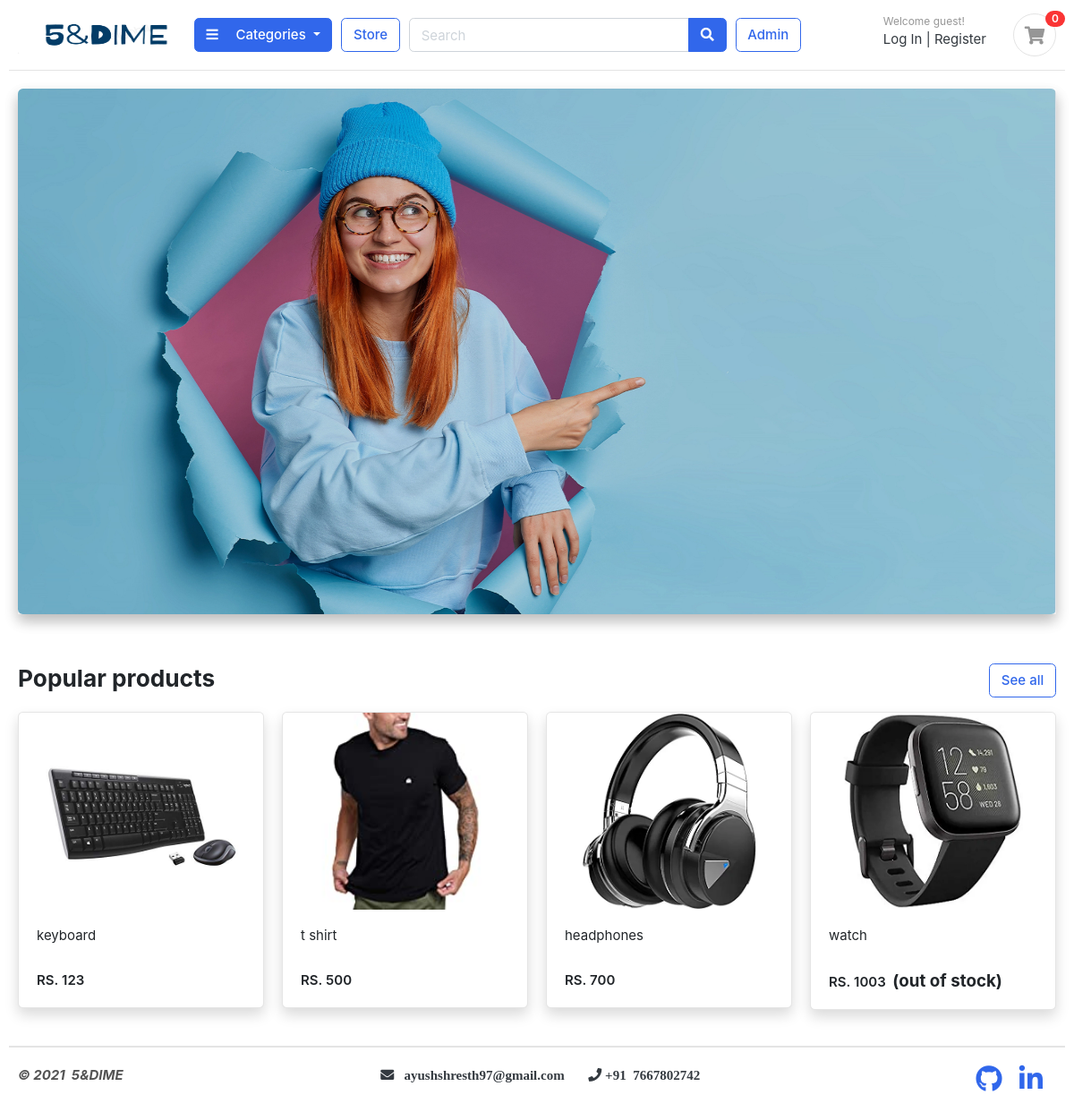
The app's page /, older data.
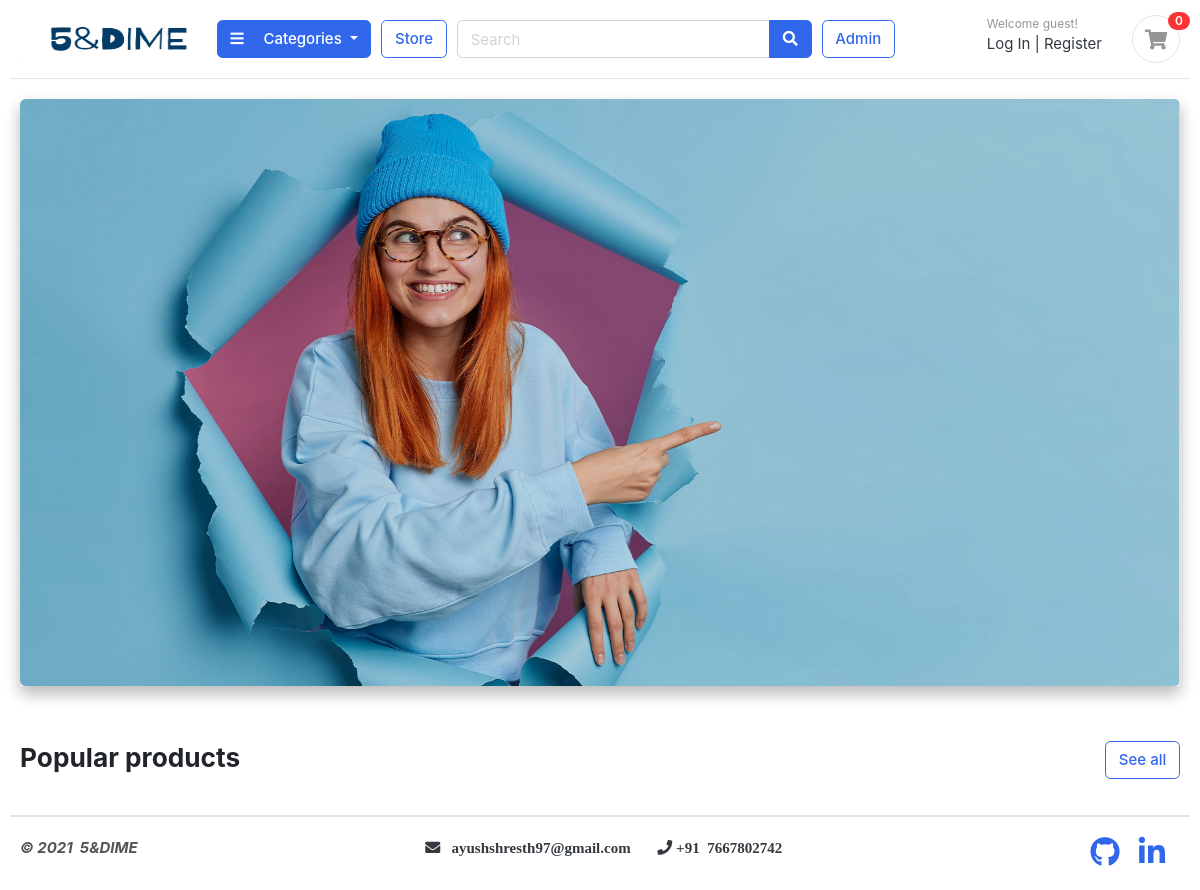
The same page, newer data.
### store/models.py (models this page shows, shortened)
class Products(models.Model):
    product_name = models.CharField(max_length=100, unique=True)
    slug = models.SlugField(max_length=100, unique=True)
    description = models.TextField(max_length=3000, blank=True)
    price = models.IntegerField()
    image = models.ImageField(upload_to="photos/product")
    stock = models.IntegerField()
    available = models.BooleanField(default=True)
    categories = models.ForeignKey(Categories, on_delete=models.CASCADE)
    created_date = models.DateTimeField(auto_now_add=True)
    modified_date = models.DateTimeField(auto_now=True)
    class Meta:
        verbose_name = "Products"
        verbose_name_plural = "Products"
    def get_url(self):
        return reverse("product_detail", args=[self.categories.slug, self.slug, ])

### greatkart/views.py (the view)
# urls.py: 2. Add a URL to urlpatterns:  path('', views.home, name='home')
def home(request):
    product = Products.objects.all().filter(available=True)
    param={'products':product}
    return render(request, 'home.html', param)

### cart/context_processors.py (called while the page is built)
def counter(request):
    if 'admin' in request.path:
        return{}
    else:
        try:
            cart_count=0
            cart = Cart.objects.filter(cart_id=_cart_id(request))
            cart_items = CartItem.objects.all().filter(cart=cart[:1])
            for cartItem in cart_items:
                cart_count += cartItem.quantity
        except Cart.DoesNotExist:
            cart_count=0
    return {"cart_count":cart_count}

### cart/views.py (called while the page is built)
def _cart_id(request):
    cart_data = request.session.session_key
    if not cart_data:
        cart_data = request.session.create()
    return cart_data

### categories/context_processors.py (called while the page is built)
def menu_links(request):
    link = Categories.objects.all()
    return dict(links=link)

### categories/models.py (called while the page is built)
    def get_url(self):
        return(reverse('product_by_categories', args=[self.slug] ))

### templates/home.html
{% extends 'base.html' %}
{% load static %}
{% block content %}
<section class="section-intro padding-y-sm">
<div class="container-fluid">
<div class="shadow">
	<a href="{% url 'store' %}">
	<img src="{% static 'images/banners/cover6.jpg' %}" class="img-fluid rounded shadow">
</a>
</div>
</div>
</section>
<section class="section-name padding-y-sm">
<div class="container-fluid">
<header class="section-heading">
	<a href="{% url 'store' %}" class="btn btn-outline-primary float-right">See all</a>
	<h3 class="section-title">Popular products</h3>
</header>
<div class="row">
{% for product in products %}
	<div class="col-md-3">
		<div class="card card-product-grid shadow"  >
			<a href="{{product.get_url}}" class="img-wrap" id="hover_effect"> <img src=" {{product.image.url}} "> </a>
			<figcaption class="info-wrap">
				<a style="height:40px; overflow:hidden; display: inline-block;" href="{{product.get_url}}" class="title" > {{product.product_name}} </a>
				{% if product.stock <= 0 %}
					<div class="price mt-1">RS.&nbsp;{{product.price}}&nbsp; <h5 style="display: inline">(out of stock)</h5></div>
				{% else %}
					<div class="price mt-1"> RS.&nbsp;{{product.price}}</div>
				{% endif %}
			</figcaption>
		</div>
	</div>
{% endfor %}
</div>
</section>
</body>
</html>
{% endblock content %}

Row changes from the older to the newer data that the page shows:
removed Products: image (picture), product_name "keyboard", price "123"
removed Products: image (picture), product_name "t shirt", price "500"
removed Products: image (picture), product_name "headphones", price "700"
removed Products: image (picture), product_name "watch", price "1003"
